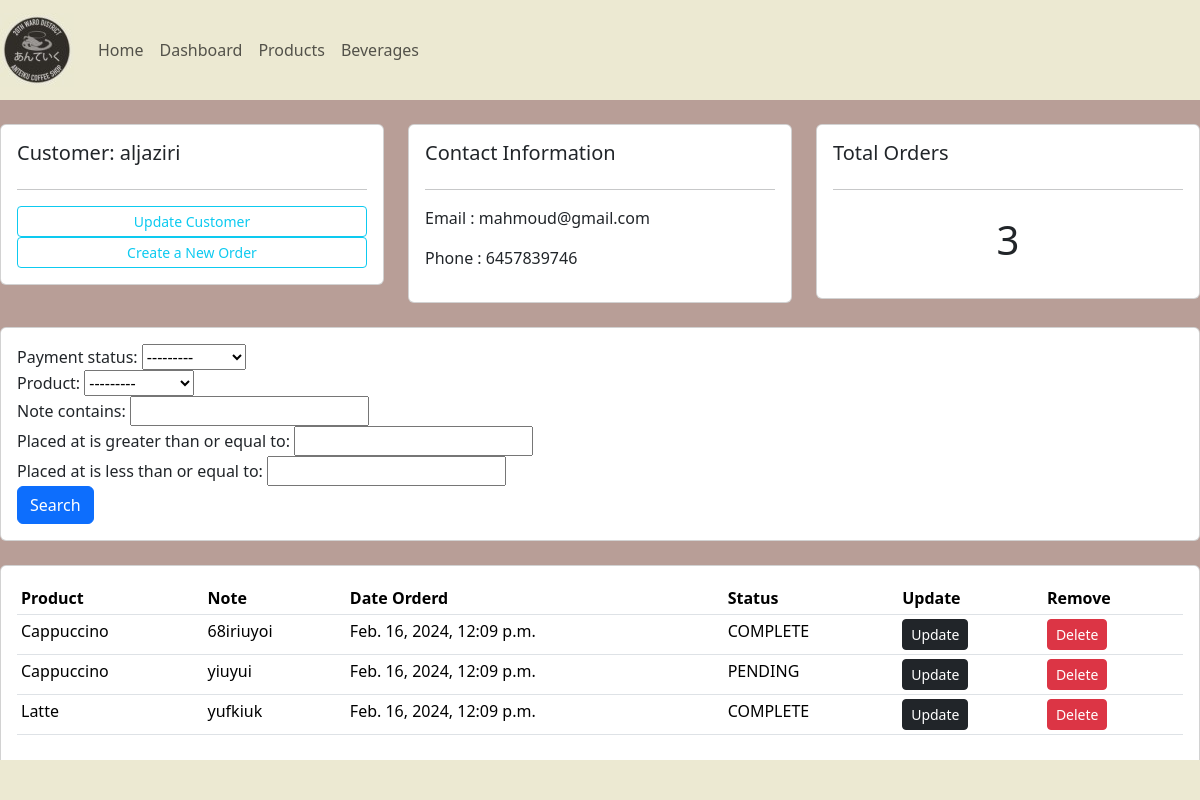
/customer/1, run on an earlier commit of the app's database.
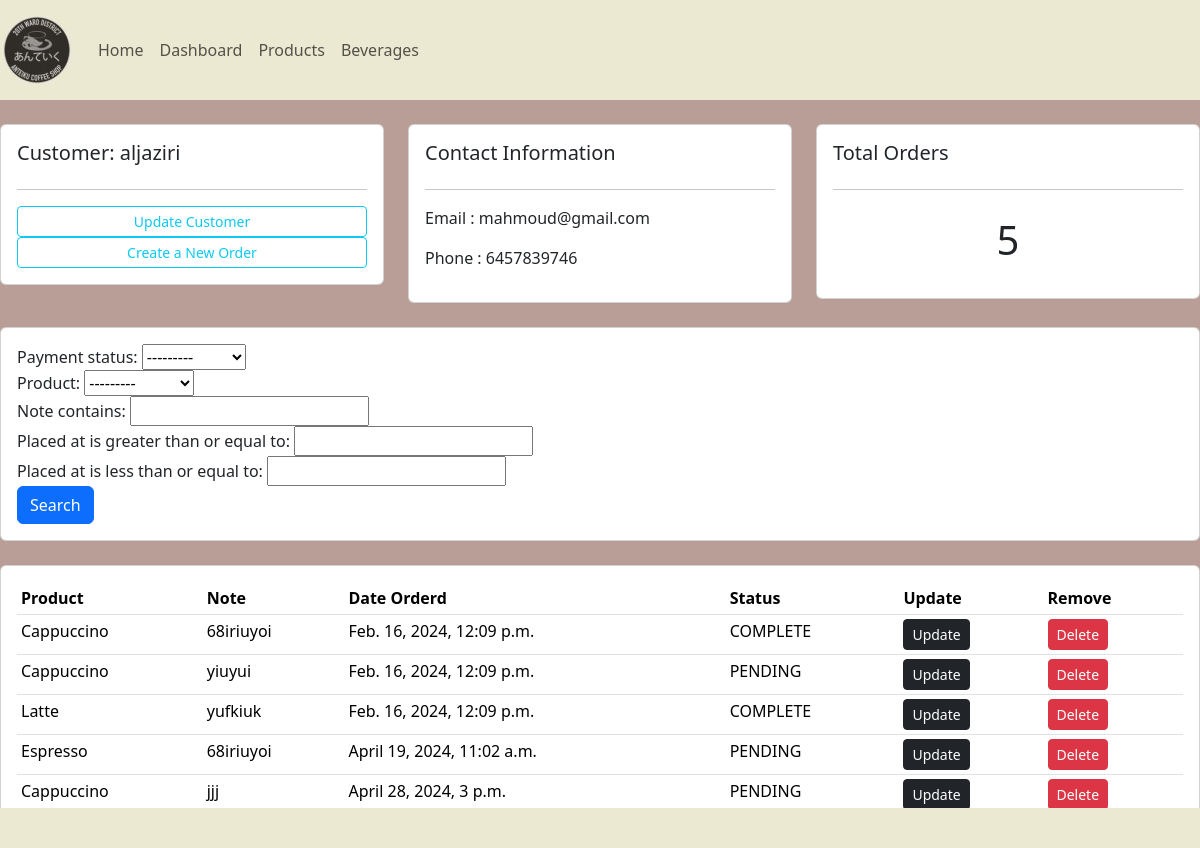
And on a later commit of the database.
### shopFront/models.py (models this page shows, shortened)
class Order(models.Model):
    placed_at = models.DateTimeField(auto_now_add=True)
    payment_status = models.CharField(max_length=20,choices=PAYMENT_STATUS_CHOICES,default=PAYMENT_STATUS_PENDING)
    customer = models.ForeignKey(Customer,on_delete=models.PROTECT)
    product = models.ForeignKey(Product,null=True, on_delete=models.PROTECT)
    note = models.CharField(max_length=1000, null=True)

class Product(models.Model):
    title = models.CharField(max_length=255)
    description = models.TextField()
    unit_price = models.DecimalField(max_digits=6,decimal_places=2)
    inventory = models.IntegerField()
    last_update = models.DateTimeField(auto_now=True)
    promotions = models.ManyToManyField(Promotion)
    def __str__(self):
        return self.title

### shopFront/views.py (the view)
# urls.py: path('customer/<str:pk_test>',views.customer,name="customerPage"),
def customer(request,pk_test):
    customer = Customer.objects.get(id=pk_test)
    orders = customer.order_set.all()
    total_orders = orders.count()
    myFilter = OrderFilter(request.GET,queryset=orders)
    orders = myFilter.qs
    context = {'customer':customer,'orders':orders,'total_orders':total_orders,'myFilter':myFilter}
    return render(request,'shopFront/customer.html',context)

### shopFront/templates/shopFront/customer.html
{%  extends 'shopFront/main.html' %}
{% block content %}
	<br>
<div class="row">
	<div class="col-md">
		<div class="card card-body">
			<h5>Customer: {{customer.last_name}}</h5>
			<hr>
			<a class="btn btn-outline-info  btn-sm btn-block" href="">Update Customer</a>
			<a class="btn btn-outline-info  btn-sm btn-block" href="{% url "create_order" customer.id %}">Create a New Order</a>
		</div>
	</div>
	<div class="col-md">
		<div class="card card-body">
			<h5>Contact Information</h5>
			<hr>
			<p>Email : {{customer.email}} </p>
			<p>Phone : {{customer.phone}} </p>
		</div>
	</div>
	<div class="col-md">
		<div class="card card-body">
			<h5>Total Orders</h5>
			<hr>
			<h1 style="text-align: center;padding: 10px">{{total_orders}}</h1>
		</div>
	</div>
</div>
<br>
<div class="row">
	<div class="col">
		<div class="card card-body">
			<form method="get">
				{{myFilter.form}}
		    <button class="btn btn-primary" type="submit">Search</button>
		  </form>
		</div>
	</div>
</div>
<br>
<div class="row">
	<div class="col-md">
		<div class="card card-body">
			<table class="table table-sm">
				<tr>
					<th>Product</th>
					<th>Note</th>
					<th>Date Orderd</th>
					<th>Status</th>
					<th>Update</th>
					<th>Remove</th>
				</tr>
				{% for order in orders %}
				<tr>
					<td>{{order.product}}</td>
					<td>{{order.note}}</td>
					<td>{{order.placed_at}}</td>
					<td>{{order.payment_status}}</td>
					<td><a class="btn btn-sm  btn-dark" href="{% url "update_order" order.id %}">Update</a></td>
                    <td><a class="btn btn-sm btn-danger" href="{% url "delete_order" order.id %}">Delete</a></td>
				</tr>
				{% endfor %}
			</table>
		</div>
	</div>
</div>
{% include "shopFront/footer.html" %}
{% endblock %}

What changed in the data, as far as the page shows it:
added Order: product "Espresso", note "68iriuyoi", placed_at "April 19, 2024, 11:02 a.m.", payment_status "PENDING"
added Order: product "Cappuccino", note "jjj", placed_at "April 28, 2024, 3 p.m.", payment_status "PENDING"
Also different on the page:
{{ total_orders }}: "3" → "5"
